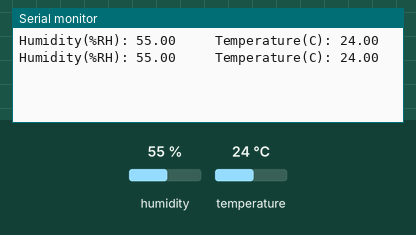
The sketch below on a simulated ESP32. On the bench: the last lines printed to the serial monitor. The inputs (shaded band) are chosen by the test bench; at power-on: humidity 55 %, temperature 24 °C.

Above: at 5.8 s.
5.9 s: humidity set to 22 %
At 10.8 s:
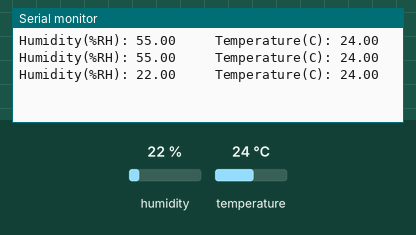
11.9 s: temperature set to 12 °C
At 16.1 s:
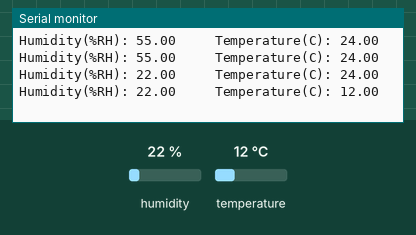
17.9 s: humidity set to 40 %
At 21.4 s:
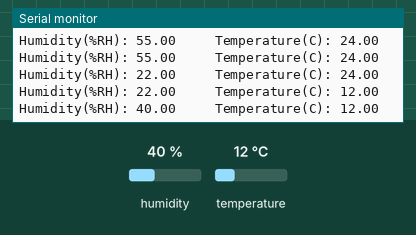
Timing chart, 0 to 22.9 s (numbered marks = the images above; inputs shaded):
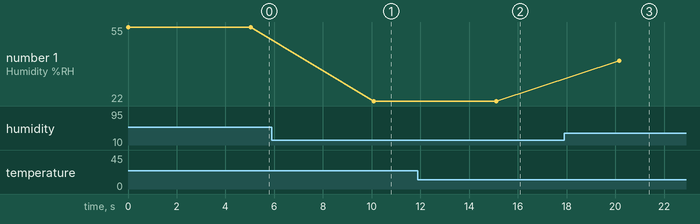

The sketch:

SHT21.test.220521.ino
```cpp
#include <Wire.h>
#include "SHT21.h"
SHT21 SHT21;

void setup()
{
  Wire.begin(7,8);
  SHT21.begin();
  Serial.begin(9600);
}

void loop()
{
  Serial.print("Humidity(%RH): ");
  Serial.print(SHT21.getHumidity());
  Serial.print("     Temperature(C): ");
  Serial.println(SHT21.getTemperature());
  delay(5000);
}
```

Measured:
- after the input at 5.9 s, the serial monitor: prints a new line after 4.2 s (image 1)
- after the input at 11.9 s, the serial monitor: prints a new line after 3.2 s (image 2)
- after the input at 17.9 s, the serial monitor: prints a new line after 2.3 s (image 3)
- plotted number 1: 55 → 22 after the input at 5.9 s, 22 → 40 after the input at 17.9 s
